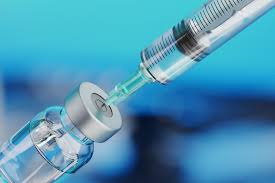
#> input picture images/images.jpg, 275 x 183 px
$ jupyter execute image-manipulation.ipynb   (shell and % lines are left out)
#> lines starting #> are read from the running program, lines starting #| are printed output that depends on the picture
[cell 1]
from PIL import Image
from IPython.display import display

# Open image
img = Image.open("../images/images.jpg")
#> img is the input picture: PIL image 275x183 RGB; mean R, G, B 77.2, 149.8, 180.8

# Display image
display(img)

[cell 2]
import numpy as np

img_array = np.array(img) #image laii numpy array maa convert gareko

print("Shape:", img_array.shape)
#| Shape: (183, 275, 3)
print(img_array) # output:rgb number
#> (printed output is left out)

[cell 3]
import matplotlib.pyplot as plt

# Split image into left and right halves
height, width, channels = img_array.shape # height, width, channel(RGB)
#> height = 183; width = 275; channels = 3

left = img_array[:, :width//2] #if w=600 then, w//2= 600/2=300 ie:= take all rows, :300 take columns from 0-299
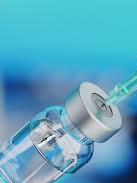
#> left: shape (183, 137, 3); mean R, G, B 89.8, 165.1, 191.8
right = img_array[:, width//2:]
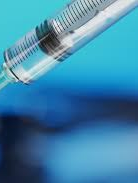
#> right: shape (183, 138, 3); mean R, G, B 64.6, 134.7, 169.8

# Join horizontally
horizontal = np.hstack((left, right))

plt.imshow(horizontal)
#> (this line was passed over: IPython is not available in this run)
plt.axis("off")
#> (this line was passed over: IPython is not available in this run)
plt.show()

[cell 4]
# Stack image vertically
vertical = np.vstack((img_array, img_array))
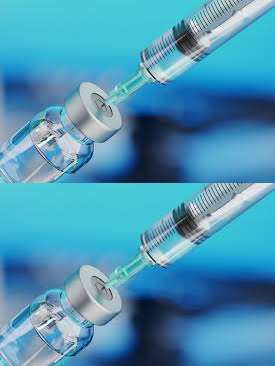
#> vertical: shape (366, 275, 3); mean R, G, B 77.2, 149.8, 180.8

plt.imshow(vertical)
#> (this line was passed over: IPython is not available in this run)
plt.axis("off")
#> (this line was passed over: IPython is not available in this run)
plt.show()

[cell 5]
flipped = np.fliplr(img_array)
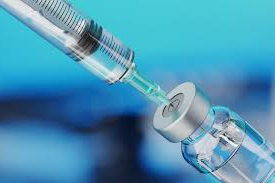
#> flipped: shape (183, 275, 3); mean R, G, B 77.2, 149.8, 180.8
#flip img horizontally
plt.imshow(flipped)
#> (this line was passed over: IPython is not available in this run)
plt.axis("off")
#> (this line was passed over: IPython is not available in this run)
plt.show()

[cell 6]
flipped_v = np.flipud(img_array)
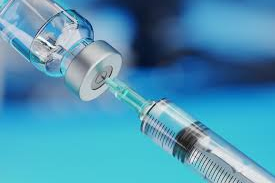
#> flipped_v: shape (183, 275, 3); mean R, G, B 77.2, 149.8, 180.8
#flip img vertically top-bottom
plt.imshow(flipped_v)
#> (this line was passed over: IPython is not available in this run)
plt.axis("off")
plt.show()
